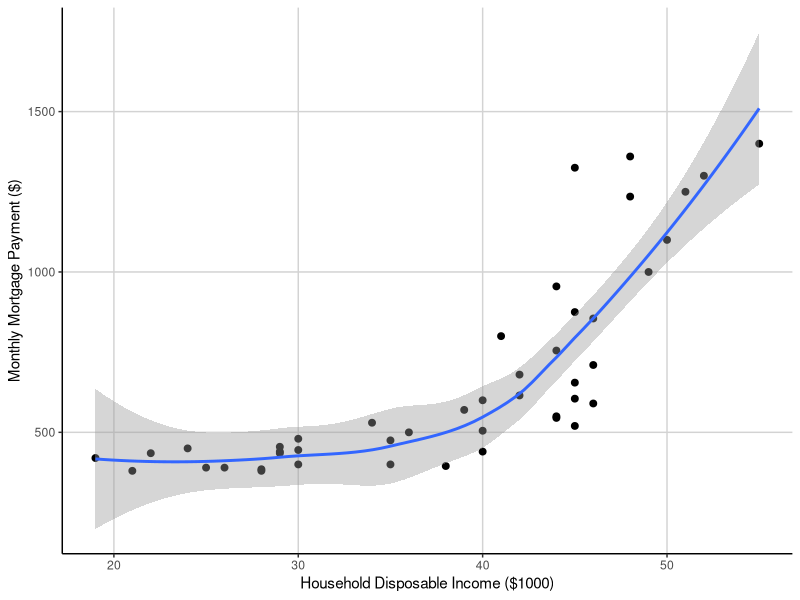
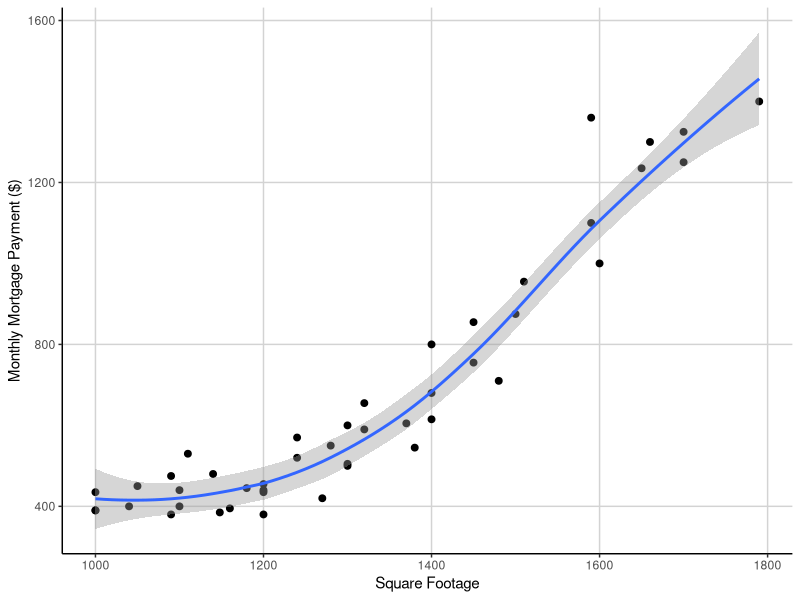
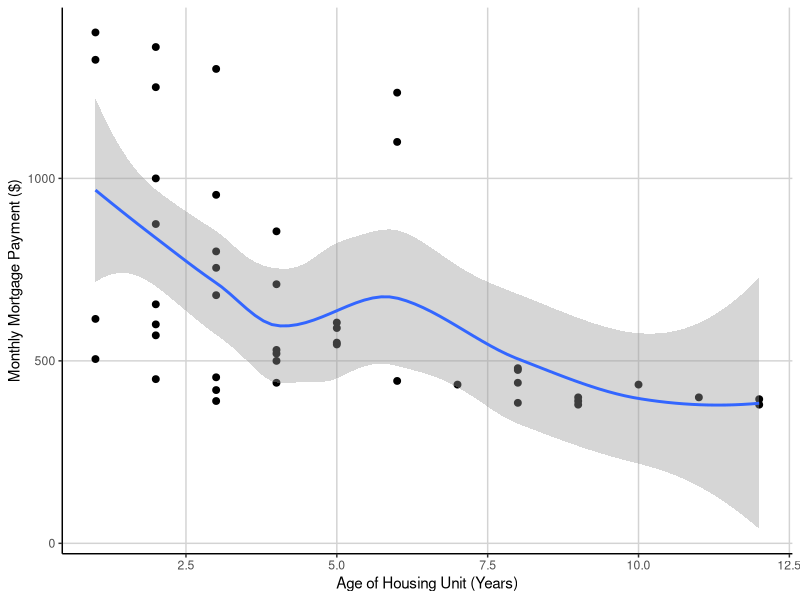
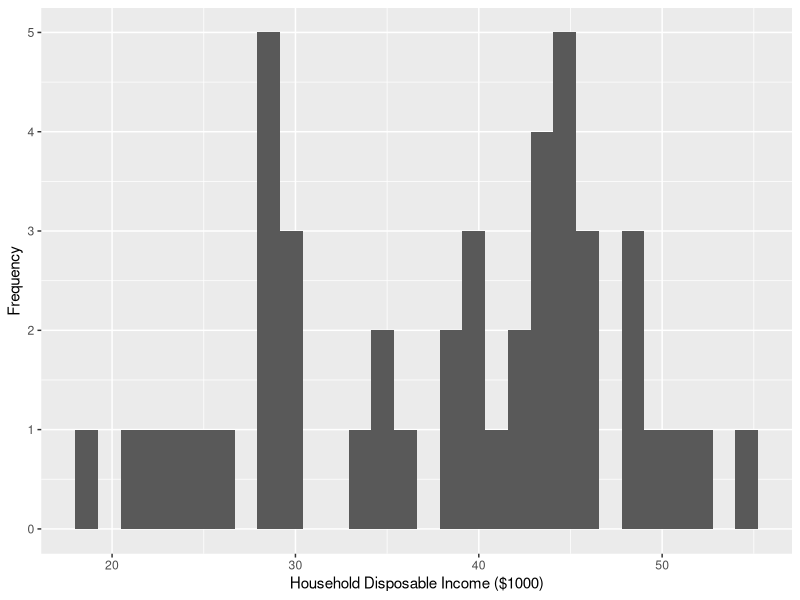
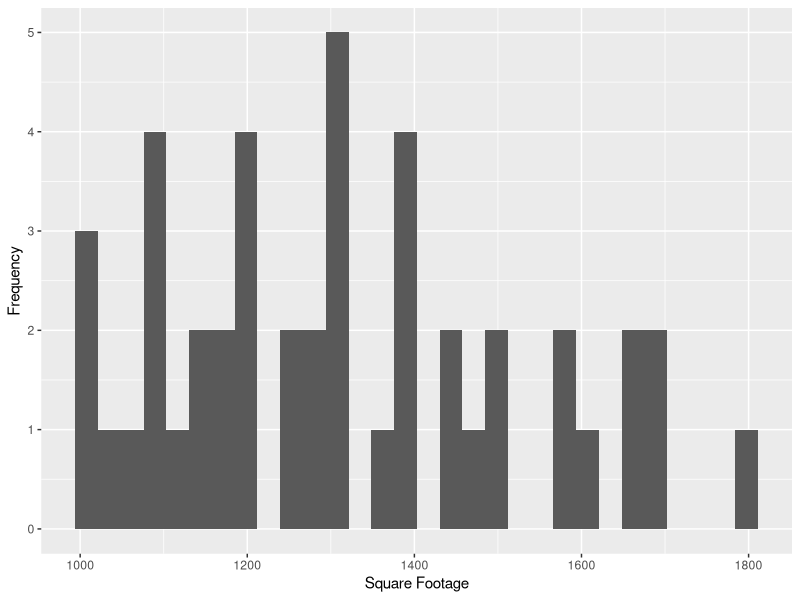
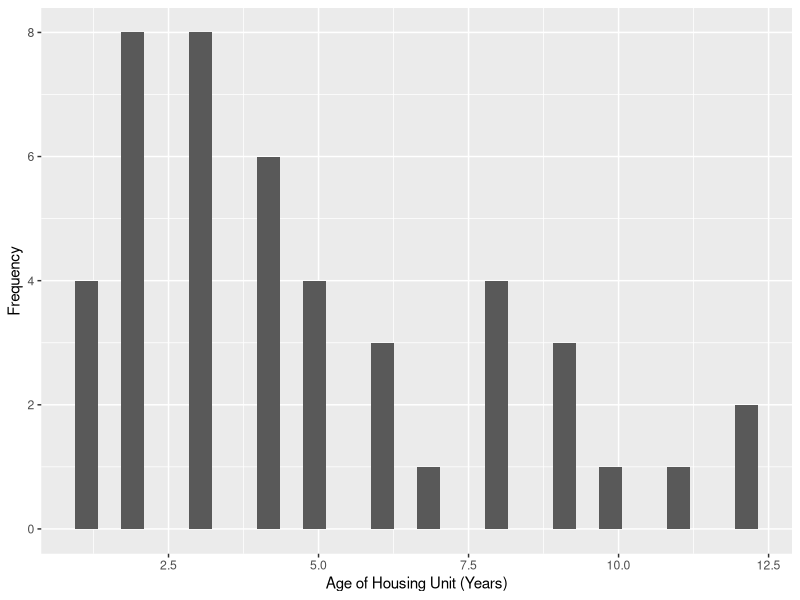
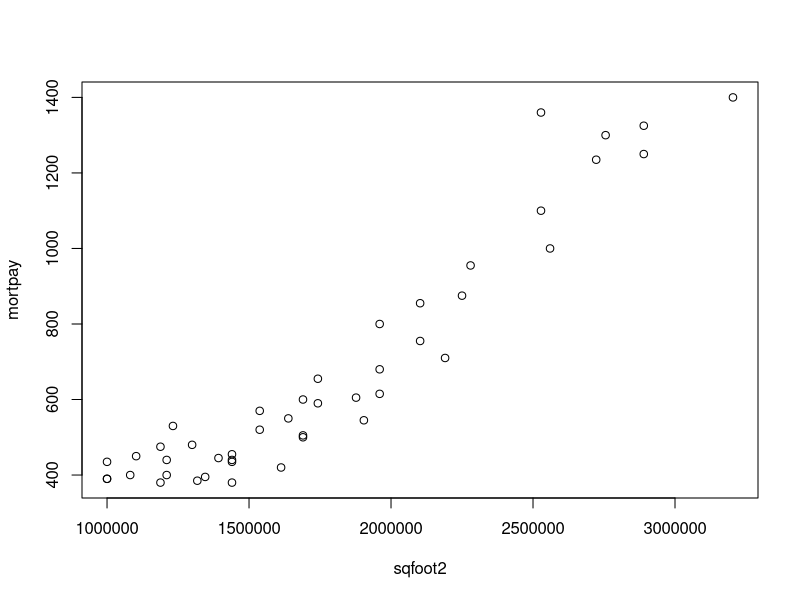
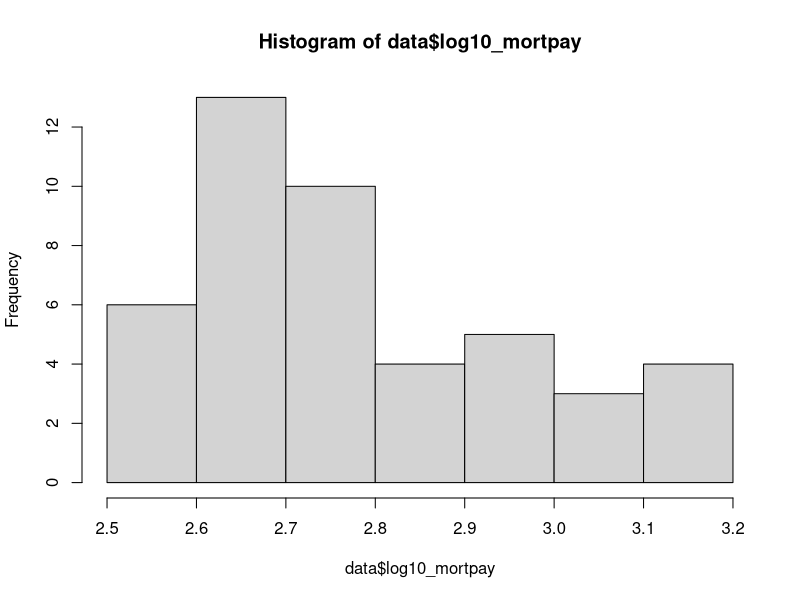

Reproduce these figures in R, in order.
# Ellen Bledsoe
# GEO6161 Lab 1 script
# Initiated: Feb. 12, 2016

# load library
library(dplyr)
library(ggplot2)

# read in file
data <- read.csv(file = "Lab_data.csv", header = TRUE)

# approach
  # scatterplots of variables against Y
  # check assumptions
  # add interactions?
  # run AIC and stepwise regressions to determine model of best fit

# prep the dataset
colnames(data) <- c("obs", "mortpay", "income", "sqfoot", "loans", "age")

# scatterplots of variables against Y
ggplot(data, aes(x = income, y = mortpay)) +
  geom_point(size = 2) +
  geom_smooth() +
  xlab("Household Disposable Income ($1000)") +
  ylab("Monthly Mortgage Payment ($)") + 
  theme(panel.background = element_blank(), axis.line = element_line(colour = "black"), panel.grid.major = element_line(colour = "light gray"))
ggsave(file = "mortpay_vs_income.png", width = 5, height = 5)

ggplot(data, aes(x = sqfoot, y = mortpay)) +
  geom_point(size = 2) +
  geom_smooth() +
  xlab("Square Footage") +
  ylab("Monthly Mortgage Payment ($)") + 
  theme(panel.background = element_blank(), axis.line = element_line(colour = "black"), panel.grid.major = element_line(colour = "light gray"))
ggsave(file = "mortpay_vs_sqfoot.png", width = 5, height = 5)

ggplot(data, aes(x = age, y = mortpay)) +
  geom_point(size = 2) +
  geom_smooth() +
  xlab("Age of Housing Unit (Years)") +
  ylab("Monthly Mortgage Payment ($)") + 
  theme(panel.background = element_blank(), axis.line = element_line(colour = "black"), panel.grid.major = element_line(colour = "light gray"))
ggsave(file = "mortpay_vs_age.png", width = 5, height = 5)

# histograms of independent variables
ggplot(data, aes(x = income)) +
  geom_histogram() +
  xlab("Household Disposable Income ($1000)") +
  ylab("Frequency") 

ggplot(data, aes(x = sqfoot)) +
  geom_histogram() +
  xlab("Square Footage") +
  ylab("Frequency") 

ggplot(data, aes(x = age)) +
  geom_histogram() +
  xlab("Age of Housing Unit (Years)") +
  ylab("Frequency") 

# log transform variables
data <- select(data, obs:age) %>% 
        mutate(log_income = log(income)) %>% 
        mutate(log_sqfoot = log(sqfoot))

# sqrt transform
data <- select(data, obs:log_sqfoot) %>% 
        mutate(sq_income = sqrt(income)) %>% 
        mutate(sq_sqfoot = sqrt(sqfoot)) %>% 
        mutate(recip_income = (1/income)) %>% 
        mutate(recip_sqfoot = (1/sqfoot)) %>% 
        mutate(cube_root_age = (age^(1/3)))
head(data)
data <- select(data, obs:cube_root_age) %>% 
        mutate(income2 = income^2) %>% 
        mutate(sqfoot2 = sqfoot^2) %>% 
        mutate(age3 = age^3) %>% 
        mutate(ageneg3 = age^-3) %>% 
        mutate(log10_income = log10(income)) %>% 
        mutate(log10_sqfoot = log10(sqfoot)) %>% 
        mutate(log10_mortpay = log10(mortpay)) %>% 
        mutate(recip_root_income = income^(-.5)) %>% 
        mutate(recip_root_sqfoot = sqfoot^(-.5)) %>% 
        mutate(recip_sq_income = income^(-2)) %>% 
        mutate(recip_sq_sqfoot = sqfoot^(-2)) %>% 
        mutate(income3 = income^3)
  
plot(data = data, mortpay ~ sqfoot2)
hist(data$log10_mortpay)

ggplot(data, aes(x = age, y = mortpay)) +
  geom_point(size = 2) +
  geom_smooth() +
  xlab("Household Disposable Income ($1000)") +
  ylab("Monthly Mortgage Payment ($)") + 
  theme(panel.background = element_blank(), axis.line = element_line(colour = "black"), panel.grid.major = element_line(colour = "light gray"))

# look at predicted vs residuals
reg <- lm(data$mortpay ~ data$income)
abline(reg, col="red", lwd=3) 
predicted<-predict.lm(reg)
residuals<-data$mortpay-predicted
plot(predicted,residuals,cex=2,cex.lab=1.5,cex.axis=1.15, ylab=" Residuals", xlab= "Predicted Y")
abline(a=0,b=0, col="red", lwd=3,lty="dashed")
dev.copy(png, "residuals_vs_predicted_income.png")
dev.off()
stdRes = rstandard(reg)
qqnorm(stdRes,ylab="Standardized Residuals", xlab="Theoretical Quantiles")
qqline(stdRes, col=2,lwd=2)
dev.copy(png, "qqplot_income.png")
dev.off
hist(stdRes)

reg2 <- lm(data$mortpay ~ data$sqfoot)
abline(reg2, col="red", lwd=3) 
predicted2<-predict.lm(reg2)
residuals2<-data$mortpay-predicted2
plot(predicted2,residuals2,cex=2,cex.lab=1.5,cex.axis=1.15, ylab=" Residuals", xlab= "Predicted Y")
abline(a=0,b=0, col="red", lwd=3,lty="dashed")
dev.copy(png, "residuals_vs_predicted_sqfoot.png")
dev.off()
stdRes2 = rstandard(reg2)
qqnorm(stdRes2,ylab="Standardized Residuals", xlab="Theoretical Quantiles")
qqline(stdRes2, col=2,lwd=2)
dev.copy(png, "qqplot_sqfoot.png")
dev.off
hist(stdRes)

reg3 <- lm(data$mortpay ~ data$age)
abline(reg3, col="red", lwd=3) 
predicted3<-predict.lm(reg3)
residuals3<-data$mortpay-predicted3
plot(predicted3,residuals3,cex=2,cex.lab=1.5,cex.axis=1.15, ylab=" Residuals", xlab= "Predicted Y")
abline(a=0,b=0, col="red", lwd=3,lty="dashed")
dev.copy(png, "residuals_vs_predicted_sqfoot.png")
dev.off()
stdRes2 = rstandard(reg2)
qqnorm(stdRes2,ylab="Standardized Residuals", xlab="Theoretical Quantiles")
qqline(stdRes2, col=2,lwd=2)
dev.copy(png, "qqplot_sqfoot.png")
dev.off
hist(stdRes)
